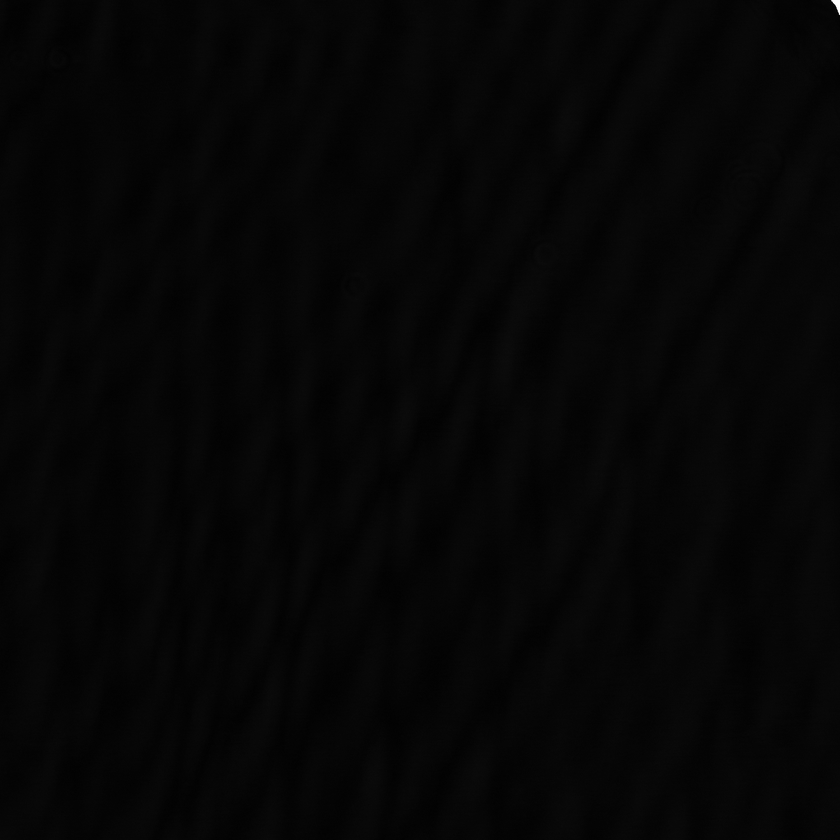
#> input picture test.png, 840 x 840 px, shrunk from 1500 x 1500 before the run; its folder holds only this picture in this run
$ python main.py test.png out.png   (older library calls are emulated)
#> lines starting #> are read from the running program, lines starting #| are printed output that depends on the picture; after the words box and inside, x2 and y2 are one past the last pixel; in counts of white or black regions, pixels touching at a corner belong together
### crystal_defect_cv/io.py
from PIL import Image
import numpy as np


def open_png(file_path: str) -> np.ndarray:
    """
    Reads a PNG file from 'file_path', grayscales it and returns 2D ndarray of uint8.
    :param file_path: Path of the PNG file.
    :return: 2D ndarray, dtype='uint8'
    :rtype: np.ndarray
    """
    image = Image.open(file_path)
    image_gray = image.convert("L")
    image_array = np.array(image_gray.getdata()).astype('uint8').reshape(image_gray.size)
    return image_array


def save_png(image: np.ndarray, file_path: str) -> None:
    """
    Writes a ndarray of uint8 as an image file. If 'image' has only 2 dimensions, writes it as a gray image.
    :param file_path:
    :param image: gray image.
    :type image: 2D or 3D (*, *, 3) np.ndarray, dtype='uint8'
    :return: None
    """
    if len(image.shape) == 2:
        image_gray = Image.fromarray(image.astype('uint8'), mode="L")
        image_gray.save(file_path)
    elif len(image.shape) == 3 and image.shape[2] == 3:
        image_rgb = Image.fromarray(image.astype('uint8'), mode="RGB")
        image_rgb.save(file_path)
    else:
        print("Error in cdcv.save_png: expected shape of image to be (*, *) or (*, *, 3), got " + str(image.shape) + ".")

### crystal_defect_cv/processing.py
import os

import numpy as np
import cv2

from .processing_modules import modules_dict


def find_defects_probs(image: np.ndarray) -> np.ndarray:
    """
    Processes the image and returns a matrix of defect certainty.
    :param image: Gray image.
    :returns: Matrix of defect certainties.
    """
    probability_matrices = {module_name: module(image) for module_name, module in modules_dict.items()}
    output_probs = merge_probability_matrices(probability_matrices)
    return output_probs


def mark_defects(image: np.ndarray, defects_matrix: np.ndarray, lighten_image_up=True):
    """
    Marks defects on the image based on the probability matrix.
    :param image: An image to mark defects on.
    :param defects_matrix: Matrix of the same size as image, every nonzero element is treated like a defect.
    :param lighten_image_up: If True, lights up the image by 10.
    :returns: Marked RGB image with red squares.
    """
    marked_image = image.copy()
    marked_image = cv2.cvtColor(marked_image * (lighten_image_up * 9 + 1), cv2.COLOR_GRAY2RGB)
    contours, hierarchy = cv2.findContours(defects_matrix, cv2.RETR_EXTERNAL, cv2.CHAIN_APPROX_NONE)
    for c in contours:
        (x, y, w, h) = cv2.boundingRect(c)
        w = h = max(w, h)
        cv2.rectangle(marked_image, (x, y), (x + w, y + h), (0, 0, 255), 2)
    return marked_image


def merge_probability_matrices(probability_matrices: {str: np.ndarray}) -> np.ndarray:
    """
    Merges matrices. Returns element-wise max of them.
    :param probability_matrices: Array of probability matrices produced by different defect detecting techniques.
    :returns: Matrix of merged probability matrices into one.
    """
    if len(probability_matrices) == 0:
        print("Error: no module output presented for merge_probability_matrices")
        return np.zeros([1, 1])
    shape = list(probability_matrices.values())[0].shape
    output_matrix = np.zeros(shape).astype('uint8')
    for probability_matrix in probability_matrices.values():
        output_matrix = np.maximum(output_matrix, probability_matrix)
    return output_matrix


# [19 lines left out: function mark_all_in_directory, not called in this run]

### crystal_defect_cv/processing_modules/modules_wrapper.py
modules_dict = {}


def register_module(func):
    """
    Decorator for modules that process images into probability matrices.
    :param func:
    :return:
    """
    modules_dict[func.__name__] = func
    return func


__all__ = ["modules_dict", "register_module"]

### crystal_defect_cv/processing_modules/module_sobel.py
import numpy as np

from .modules_wrapper import register_module
from .config import config as all_config
import cv2


def sobel_technique(img) -> np.ndarray:
    config = all_config["sobel_technique"]
    if config["ksize"] % 2 == 0:
        config["ksize"] += 1
    img_sobeledxy = sobel_xy(img, int(config["ksize"]))
    log_img = np.sign(img_sobeledxy) * np.log1p(np.abs(img_sobeledxy))
    what = np.abs(log_img) > config["threshold"]
    blured = cv2.blur(src=what.astype(np.float64) * 255, ksize=(config["blur_size"], config["blur_size"]))
    blured = blured ** config["power"]
    blured = cv2.normalize(blured, None, 0, 255, cv2.NORM_MINMAX, dtype=cv2.CV_8U)
    blured[blured < np.mean(blured) + config["blur_threshold"]] = 0
    return blured


if all_config["use_sobel"]:
    sobel_technique = register_module(sobel_technique)


def sobel_xy(img, ksize):
    return cv2.Sobel(src=img, ddepth=cv2.CV_64F, dx=1, dy=1, ksize=ksize)

### main.py
import argparse
import crystal_defect_cv as cdcv


def set_cfg(technique: str, **kwargs):
    cdcv.config[technique].update(**kwargs)


def main(inp: str, out: str, ksize: int, threshold: float, power: float,
         technique: str = "sobel_technique"):
    set_cfg(technique, ksize=ksize, threshold=threshold, power=power)

    img = cdcv.open_png(inp)  # "./pictures/006450.png"
#> in open_png, image is the input picture: PIL image 840x840 L; min 0, max 255, mean 5.8
    prob_matrix = cdcv.find_defects_probs(img)
#> in find_defects_probs, `probability_matrices = {module_name: module(image) for module_name, mo..`: probability_matrices = 1 item
#> the loop in merge_probability_matrices, `for probability_matrix in probability_matrices.values():` made 1 pass
    marked_image = cdcv.mark_defects(img, prob_matrix)
#> in mark_defects, `marked_image = cv2.cvtColor(marked_image * (lighten_image_up * 9 + 1),..`:
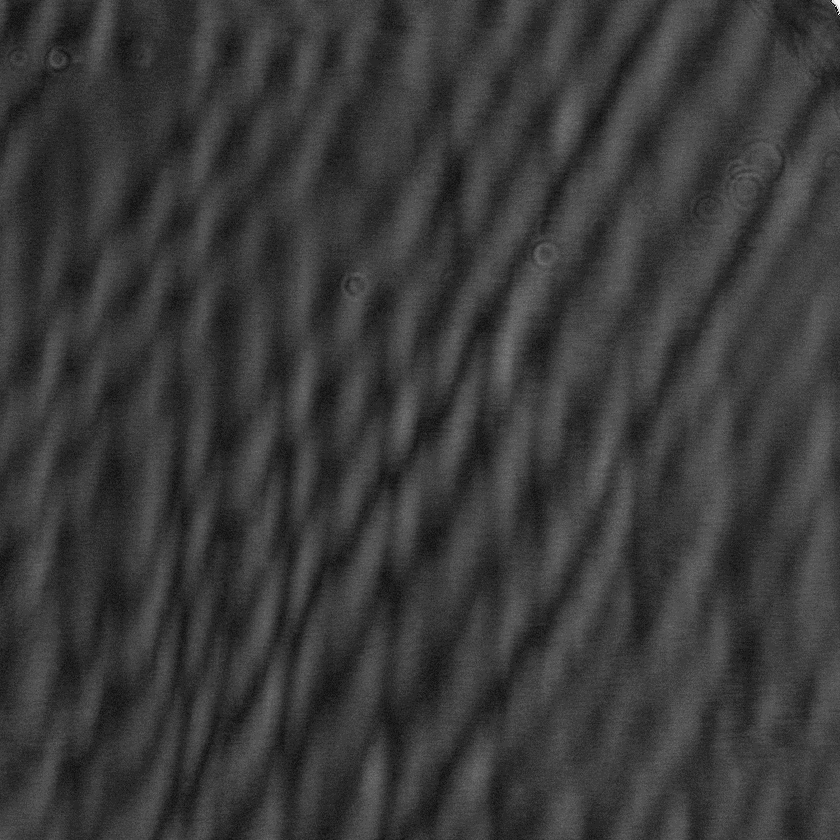
#> marked_image: shape (840, 840, 3); min 0, max 246, mean 57.4
#> in mark_defects, `contours, hierarchy = cv2.findContours(defects_matrix, cv2.RETR_EXTERN..`: contours = 9 contours, 3 with area under 20; largest, box (x1, y1, x2, y2) and area: (688, 137, 798, 226) 4378, (795, 0, 840, 84) 2814, (0, 38, 81, 81) 2048, (518, 225, 559, 279) 1696, (334, 264, 375, 308) 1184, (740, 0, 776, 22) 450
#> the loop in mark_defects, `for c in contours:` made 9 passes
#> (x, y, w, h) on passes 2, 4, 5, 6, 7, 8, 9: (334, 264, 44, 44), (738, 242, 1, 1), (518, 225, 54, 54), (688, 137, 110, 110), (0, 38, 81, 81), (795, 0, 84, 84), (740, 0, 36, 36)
#> (c, x, y, w, h) on passes 1, 3: ([[288, 630], [288, 631]], 288, 630, 2, 2), ([[744, 242], [745, 242], [746, 242], [745, 242]], 744, 242, 3, 3)
#> after the loop in mark_defects, `for c in contours:`:
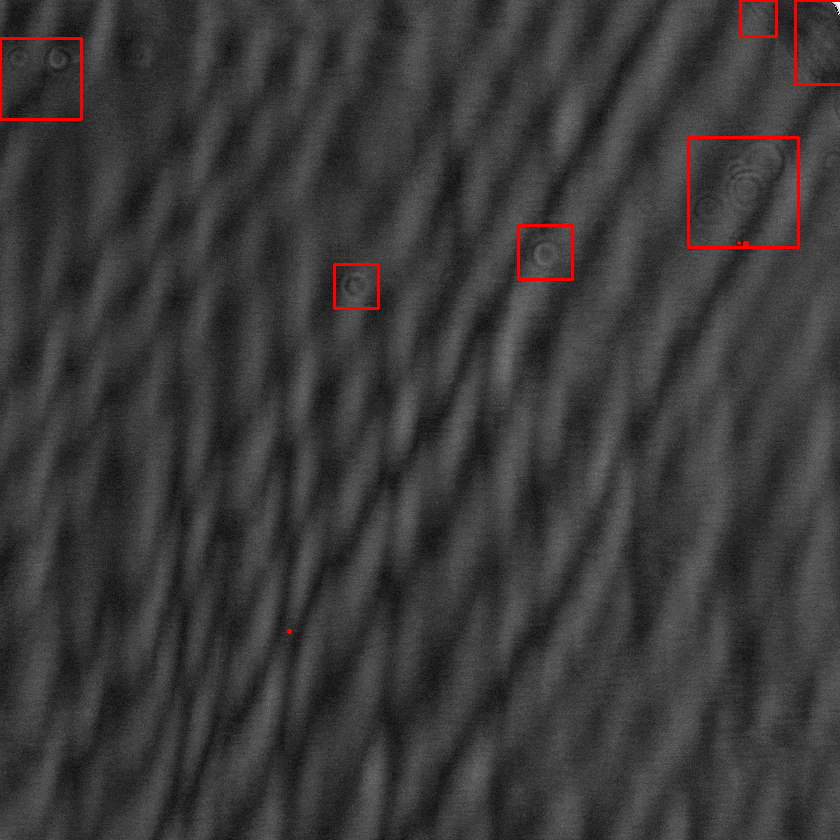
#> marked_image: shape (840, 840, 3); 0.61% of pixels changed, all inside (x1, y1, x2, y2) = (0, 0, 840, 634)
    cdcv.save_png(marked_image, out)  # "./output/006460_sad.png"
    print("Success!")


if __name__ == "__main__":
    parser = argparse.ArgumentParser(prog="CrystalDefect")
    parser.add_argument('inp', help="input file path (.png)", type=str)
    parser.add_argument('out', help="output file path (.png)", type=str)
    parser.add_argument('-k', '--ksize', help="set sobel kernel size", type=int, default=15)
    parser.add_argument('-t', '--threshold', help="set threshold for defect intensity for it to be marked",
                        type=float, default=14.7)
    parser.add_argument('-p', '--power', help="set filter strength for defect intensity", type=float, default=1.7)

    args = parser.parse_args()
    main(**vars(args))

$ run again, on test2.png
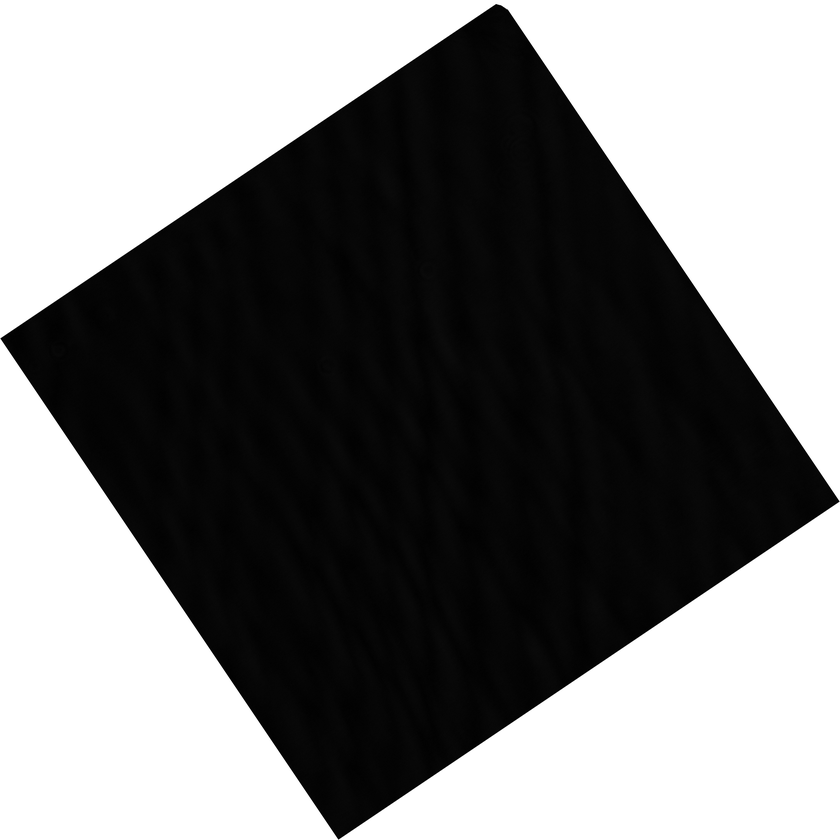
#> input picture test2.png, 840 x 840 px, shrunk from 2084 x 2084 before the run
#> in open_png, image is the input picture: PIL image 840x840 L; min 0, max 255, mean 125.6
#> probability_matrices = 1 item
#> the loop in merge_probability_matrices, `for probability_matrix in probability_matrices.values():` made 1 pass
#> pass 1, in merge_probability_matrices, `output_matrix = np.maximum(output_matrix, probability_matrix)`:
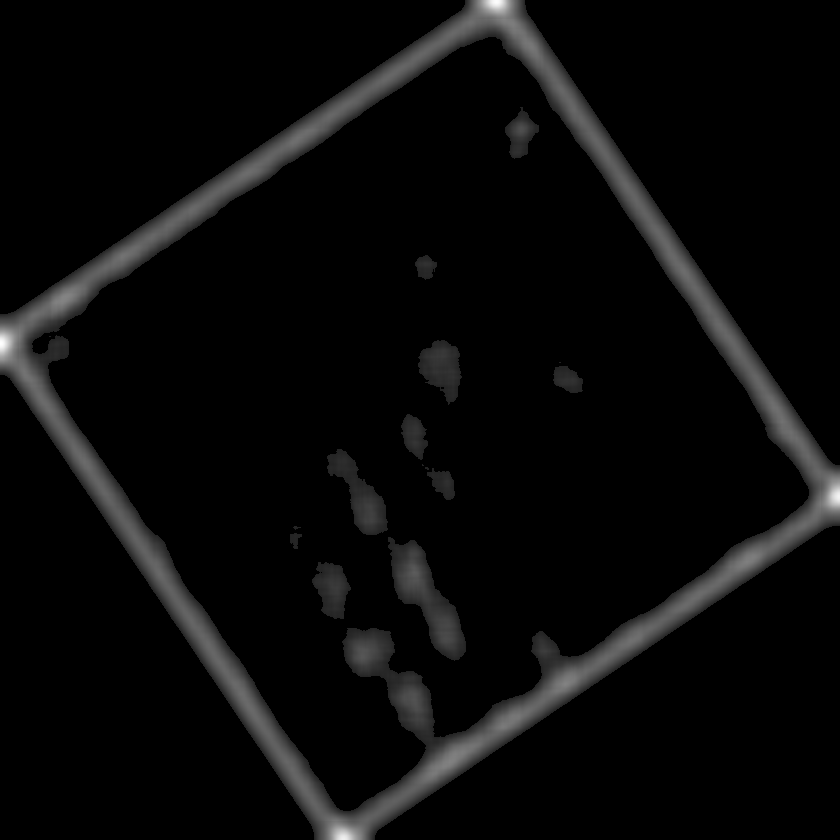
#> output_matrix: shape (840, 840); min 0, max 255, mean 9.8
#> contours = 1 contour; box (x1, y1, x2, y2) and area: (0, 0, 840, 840) 399054
#> the loop in mark_defects, `for c in contours:` made 1 pass
#> after the loop in mark_defects, `for c in contours:`:
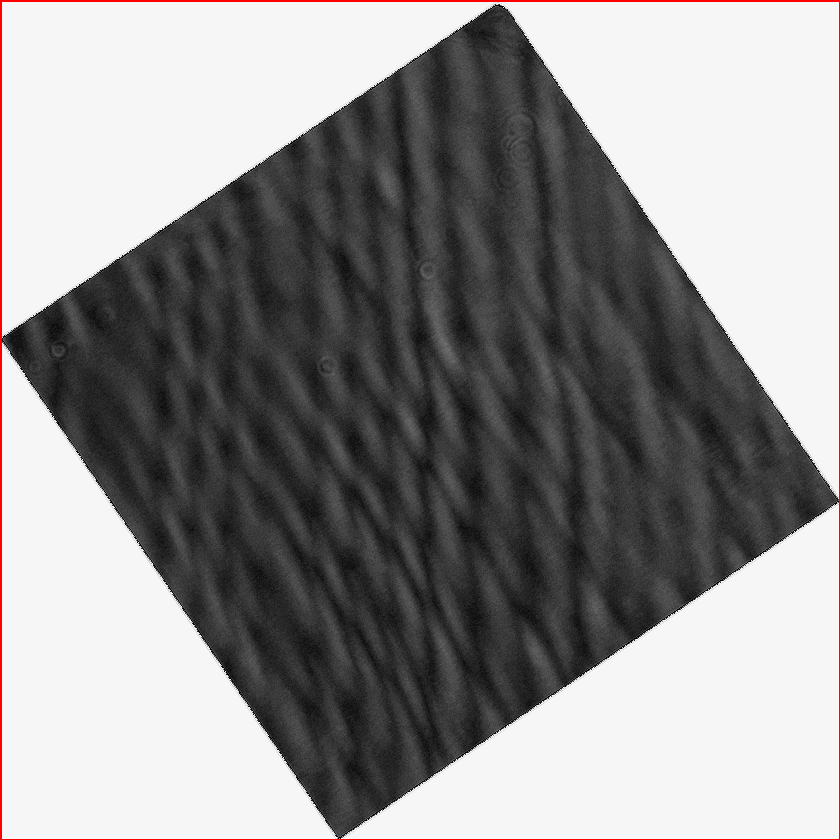
#> marked_image: shape (840, 840, 3); mean B, G, R 143.9, 143.9, 145.7
